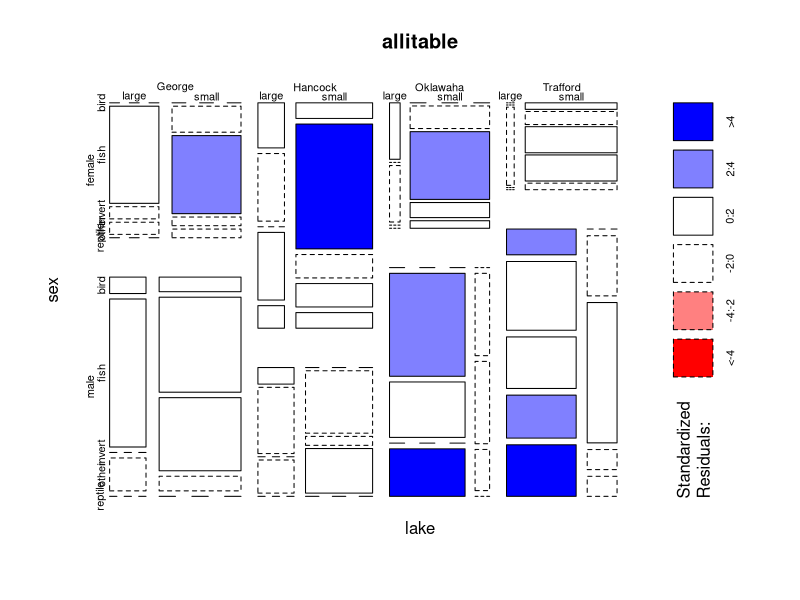
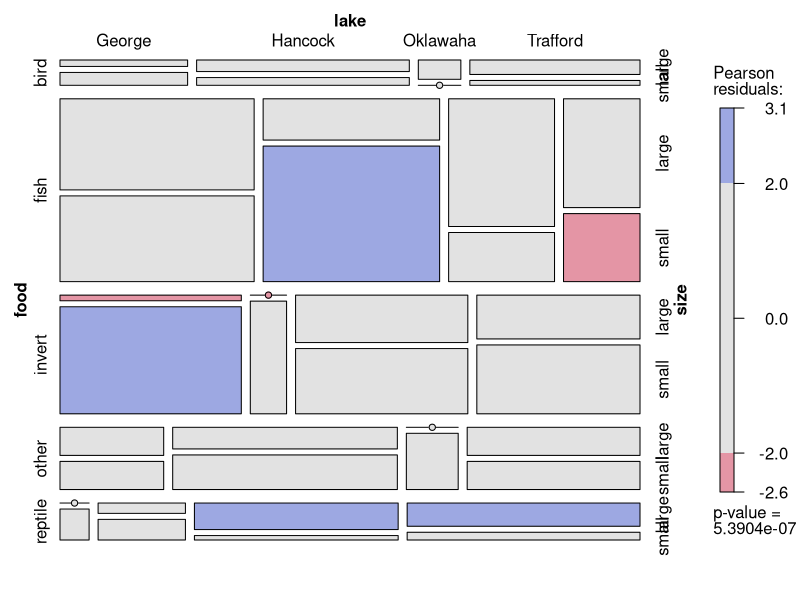
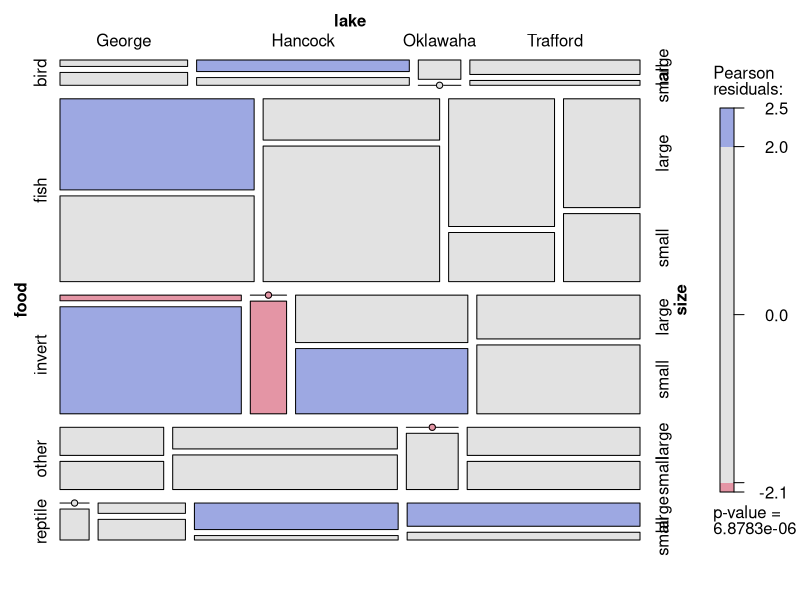

Reproduce these figures in R, in order.
library(vcdExtra)


### Name: Alligator
### Title: Alligator Food Choice
### Aliases: Alligator
### Keywords: datasets

### ** Examples

data(Alligator)

# change from frequency data.frame to table
allitable <- xtabs(count~lake+sex+size+food, data=Alligator)
# Agresti's Table 7.1
structable(food~lake+sex+size, allitable)


plot(allitable, shade=TRUE)
# mutual independence model
mosaic(~food+lake+size, allitable, shade=TRUE)
# food jointly independent of lake and size
mosaic(~food+lake+size, allitable, shade=TRUE, expected=~lake:size+food)

if (require(nnet)) {
	# multinomial logit model
	mod1 <- multinom(food ~ lake+size+sex, data=Alligator, weights=count)
}
